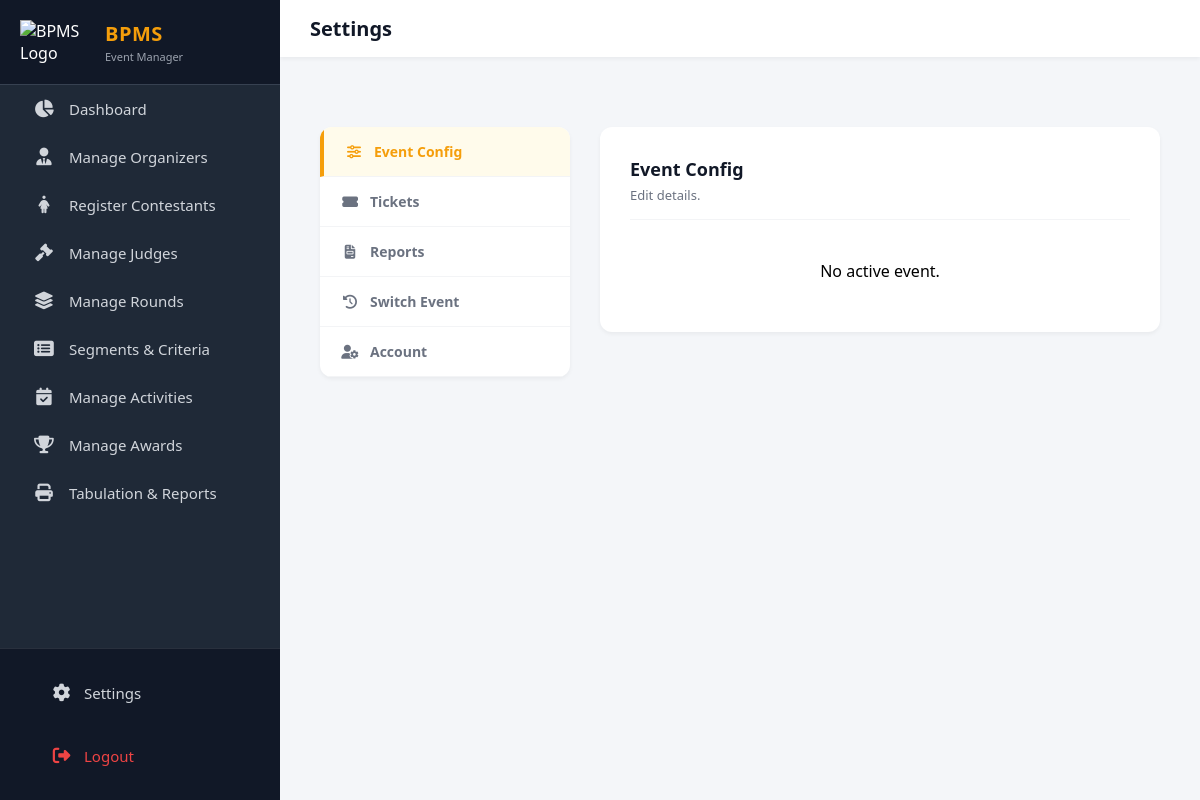
Before: /settings.php (signed in) with the older database file.
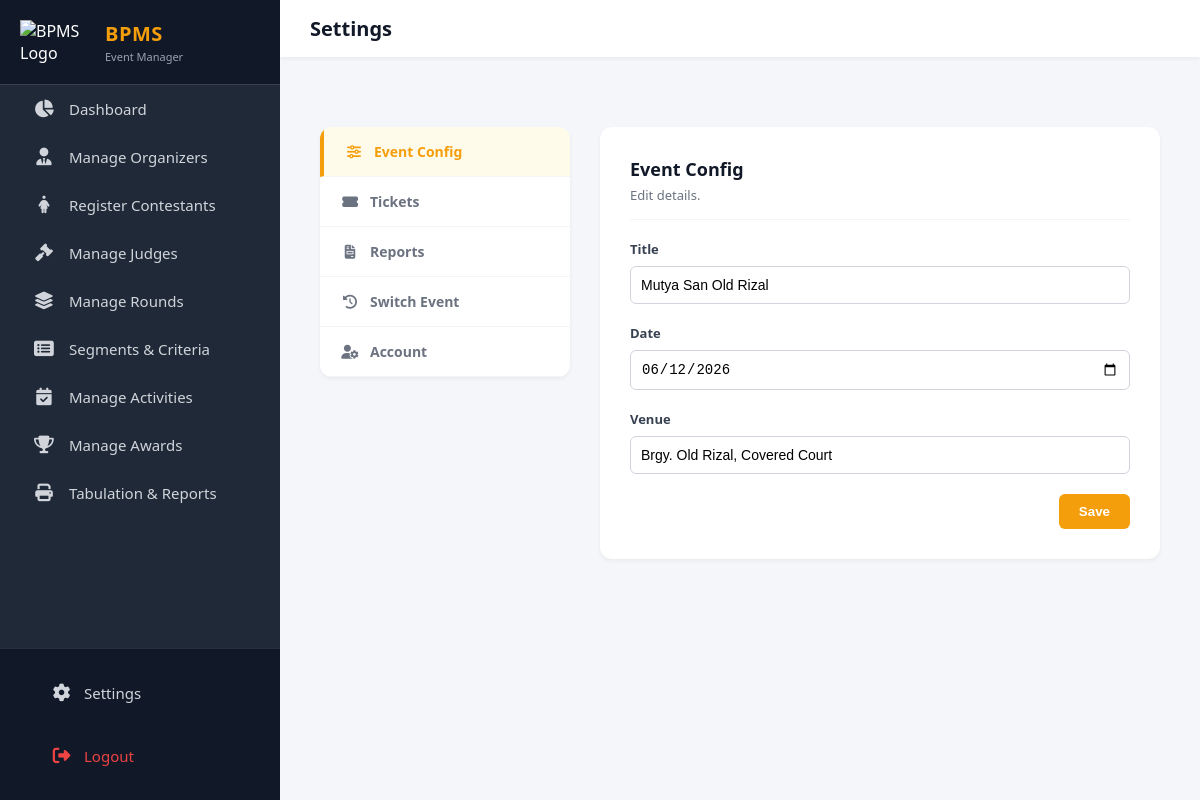
After: the same page with the newer database file.
### tables this page shows
CREATE TABLE `events` (
  `id` int(11) NOT NULL,
  `manager_id` int(11) NOT NULL,
  `title` varchar(255) NOT NULL,
  `event_date` date NOT NULL,
  `venue` varchar(255) NOT NULL,
  `status` enum('Inactive','Active','Completed') DEFAULT 'Inactive',
  `is_deleted` tinyint(1) DEFAULT 0,
  `created_at` timestamp NOT NULL DEFAULT current_timestamp()
);

### public/settings.php (the view, shortened to what this page needs)
<?php
require_once __DIR__ . '/../app/config/database.php';
$u_id = $_SESSION['user_id'];
$role = $_SESSION['role'] ?? '';
$is_event_manager = ($role === 'Event Manager');
$default_tab = $is_event_manager ? 'event_details' : 'account';
$active_tab = $_GET['tab'] ?? $default_tab;
$active_event = null;
if ($is_event_manager) {
    $active_evt_query = $conn->prepare("SELECT * FROM events WHERE manager_id = ? AND status = 'Active' AND is_deleted = 0 LIMIT 1");
    $active_evt_query->bind_param("i", $u_id);
    $active_evt_query->execute();
    $active_event = $active_evt_query->get_result()->fetch_assoc();
    $hist_stmt = $conn->prepare("SELECT * FROM events WHERE manager_id = ? AND is_deleted = 0 ORDER BY created_at DESC");
    $hist_stmt->bind_param("i", $u_id);
    $hist_stmt->execute();
    $all_events = $hist_stmt->get_result()->fetch_all(MYSQLI_ASSOC);
}
?>
<!DOCTYPE html>
<html lang="en">
<head>
    <link rel="stylesheet" href="./assets/css/style.css">
    <link rel="stylesheet" href="https://cdnjs.cloudflare.com/ajax/libs/font-awesome/6.4.0/css/all.min.css">
</head>
<body>
    <div class="main-wrapper">
        <?php require_once __DIR__ . '/../app/views/partials/sidebar.php'; ?>
        <div class="content-area">
            <div class="navbar">
                <div class="navbar-title">Settings</div>
            </div>
            <div class="container">
                <div class="settings-container">
                    <div class="settings-sidebar">
                        <?php if ($is_event_manager): ?>
                            <a href="?tab=event_details" class="tab-btn <?= $active_tab == 'event_details' ? 'active' : '' ?>"><i class="fas fa-sliders-h"></i> Event Config</a>
                            <a href="?tab=tickets" class="tab-btn <?= $active_tab == 'tickets' ? 'active' : '' ?>"><i class="fas fa-ticket-alt"></i> Tickets</a>
                            <a href="?tab=reports" class="tab-btn <?= $active_tab == 'reports' ? 'active' : '' ?>"><i class="fas fa-file-invoice"></i> Reports</a>
                            <a href="?tab=history" class="tab-btn <?= $active_tab == 'history' ? 'active' : '' ?>"><i class="fas fa-history"></i> Switch Event</a>
                        <?php endif; ?>
                        <a href="?tab=account" class="tab-btn <?= $active_tab == 'account' ? 'active' : '' ?>"><i class="fas fa-user-cog"></i> Account</a>
                    </div>
                    <div class="settings-content">
                        <?php if ($is_event_manager): ?>
                            <div class="card <?= $active_tab == 'event_details' ? 'active' : '' ?>">
                                <div class="card-header"><div><h3>Event Config</h3><p>Edit details.</p></div></div>
                                <?php if (!$active_event): ?>
                                    <div style="text-align:center; padding:20px;">No active event.</div>
                                <?php else: ?>
                                    <form method="POST" onsubmit="showLoading()">
                                        <div class="form-group"><label class="form-label">Title</label><input type="text" name="title" class="form-control" value="<?= htmlspecialchars($active_event['title']) ?>" required></div>
                                        <div class="form-group"><label class="form-label">Date</label><input type="date" name="event_date" class="form-control" value="<?= htmlspecialchars($active_event['event_date']) ?>" required></div>
                                        <div class="form-group"><label class="form-label">Venue</label><input type="text" name="venue" class="form-control" value="<?= htmlspecialchars($active_event['venue']) ?>" required></div>
                                        <div style="text-align:right;"><button type="submit" name="update_event_details" class="btn-save">Save</button></div>
                                    </form>
                                <?php endif; ?>
                            </div>
                        <?php endif; ?>
                    </div>
                </div>
            </div>
        </div>
    </div>
</body>
</html>

Changed rows visible on the page:
added events: title "Mutya San Old Rizal", event_date "06/12/2026", venue "Brgy. Old Rizal, Covered Court"
Other visible differences:
text no longer shown: "No active event."
text now shown: "Title Date Venue Save"
